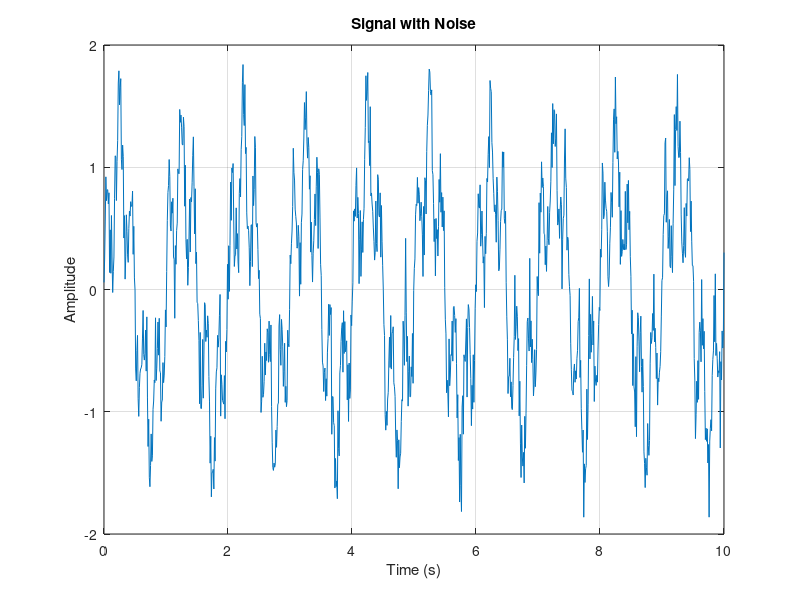

Write the MATLAB code that produced this figure. (Note: this script raises an error after producing the figure.)
% Demo script for ZoomCursorTool
clear; close all; clc;

fprintf('=== Zoom Cursor Tool Demo ===\n\n');

%% Example 1: Simple sine wave with noise
fprintf('Creating demo plot...\n');

figure('Name', 'Zoom Cursor Tool Demo', 'NumberTitle', 'off', ...
       'Position', [100 100 900 600]);

% Generate sample signal
figure;
t = linspace(0, 10, 1000);
signal = sin(2*pi*t) + 0.5*sin(2*pi*5*t) + 0.2*randn(size(t));
plot(t, signal);
xlabel('Time (s)');
ylabel('Amplitude');
title('Signal with Noise');
grid on;

% Activate the zoom tool
tool = ZoomCursorTool(gcf);
